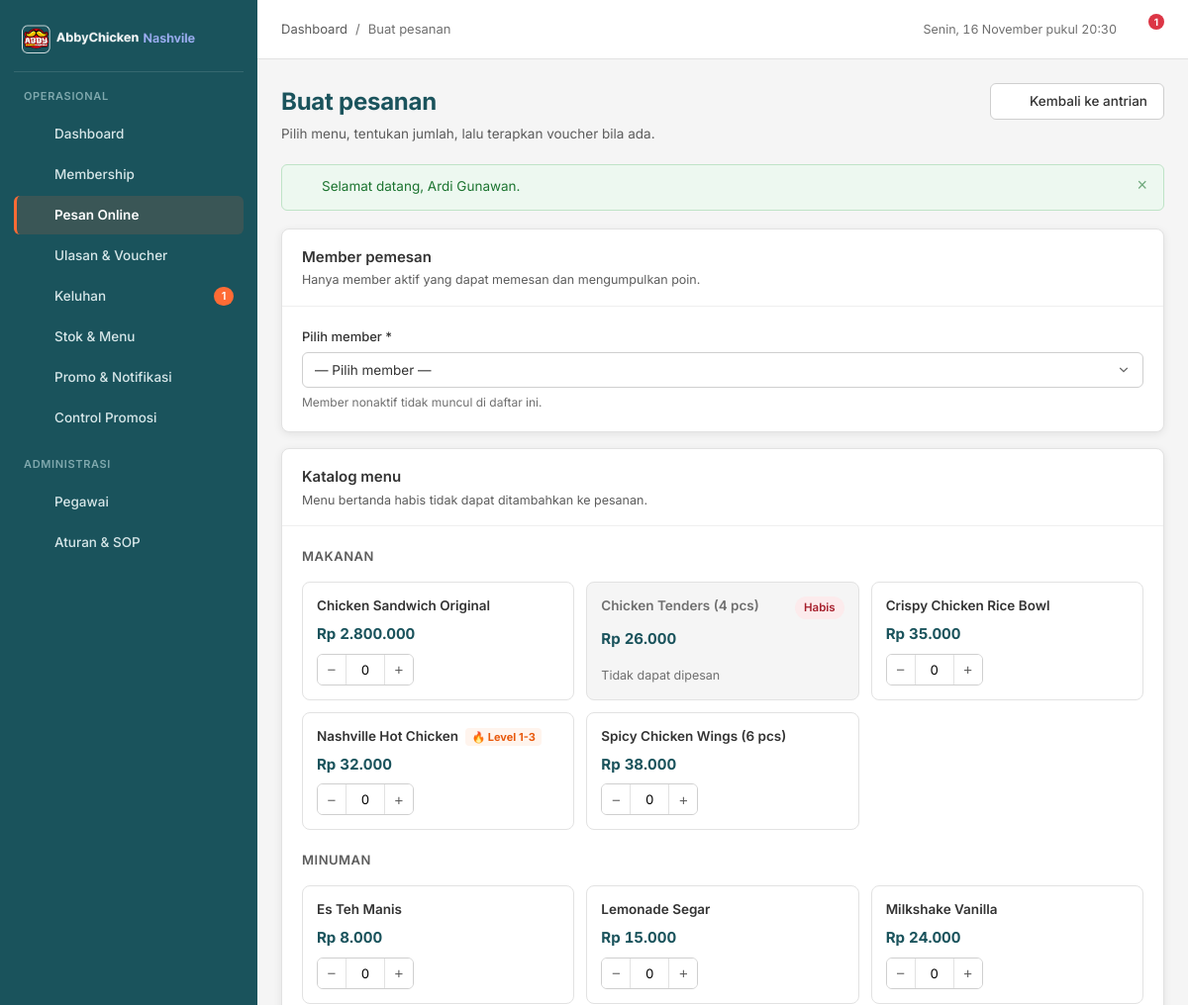
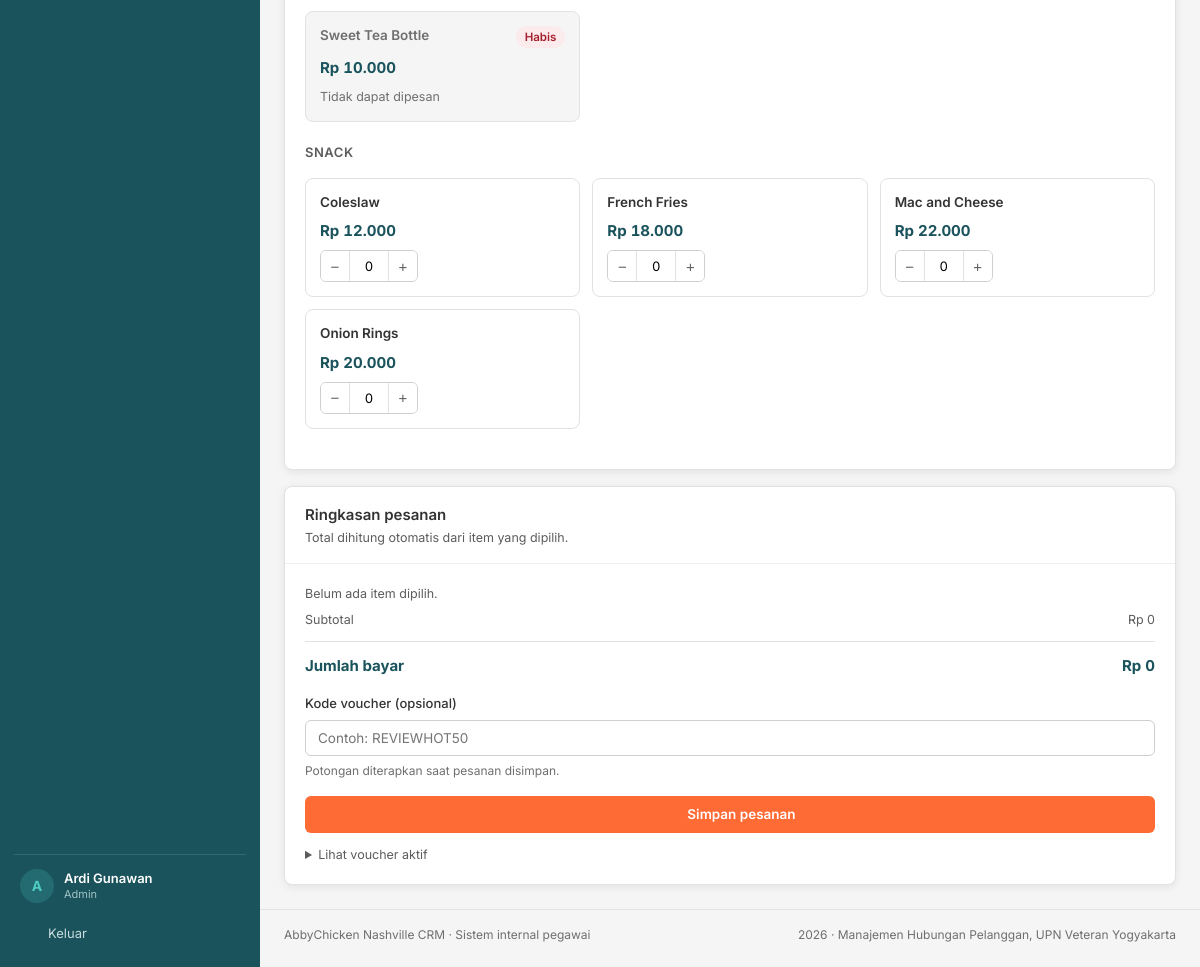
/pages/orders/buat.php (signed in), run on the app's committed database (2 pictures, top to bottom).
### tables this page shows
CREATE TABLE `menu` (
  `menu_id` int(11) NOT NULL AUTO_INCREMENT,
  `name` varchar(100) NOT NULL,
  `kategori` varchar(50) NOT NULL,
  `harga` decimal(10,2) NOT NULL,
  `status_ketersediaan` enum('tersedia','tidak tersedia') NOT NULL DEFAULT 'tersedia',
  `updated_at` timestamp NOT NULL DEFAULT current_timestamp() ON UPDATE current_timestamp(),
  PRIMARY KEY (`menu_id`),
  KEY `idx_menu_kategori` (`kategori`),
  KEY `idx_menu_status` (`status_ketersediaan`)
);

### pages/orders/buat.php (the view, shortened to what this page needs)
<?php
require_once __DIR__ . '/../../config/database.php';
$error = [];
$kode_voucher   = trim($_POST['kode_voucher'] ?? '');
$katalog = [];
$q = mysqli_query($conn, 'SELECT * FROM menu ORDER BY kategori ASC, name ASC');
while ($row = mysqli_fetch_assoc($q)) {
    $katalog[$row['kategori']][] = $row;
}
$page_actions  = '<a class="btn btn--secondary" href="' . e(base_url('pages/orders/index.php')) . '">' . icon('arrow-left', 16) . ' Kembali ke antrian</a>';
require_once __DIR__ . '/../../includes/header.php';
?>
<form method="post" action="" id="formPesanan" novalidate>
  <section class="detail-grid">
    <div class="stack">
      <article class="card">
        <div class="card__head">
          <div>
            <h2>Member pemesan</h2>
            <p>Hanya member aktif yang dapat memesan dan mengumpulkan poin.</p>
          </div>
        </div>
        <div class="card__body">
          <div class="form-grid form-grid--1">
            <div class="field">
              <label for="member_id">Pilih member <span aria-hidden="true">*</span></label>
              <select class="select<?= isset($error['member']) ? ' is-invalid' : '' ?>" id="member_id" name="member_id" required>
                <option value="">— Pilih member —</option>
              </select>
              <?php if (isset($error['member'])): ?>
                <span class="error"><?= e($error['member']) ?></span>
              <?php else: ?>
                <span class="hint">Member nonaktif tidak muncul di daftar ini.</span>
              <?php endif; ?>
            </div>
          </div>
        </div>
      </article>
      <article class="card">
        <div class="card__head">
          <div>
            <h2>Katalog menu</h2>
            <p>Menu bertanda habis tidak dapat ditambahkan ke pesanan.</p>
          </div>
        </div>
        <div class="card__body">
          <?php foreach ($katalog as $kategori => $daftar): ?>
            <div class="mb-20">
              <h3 class="mb-16" style="font-size:13px;text-transform:uppercase;letter-spacing:.04em;color:var(--gray-600)">
                <?= e($kategori) ?>
              </h3>
              <div class="menu-catalog">
                <?php foreach ($daftar as $m): ?>
                  <?php
                  $habis = $m['status_ketersediaan'] !== 'tersedia';
                  $is_hot = (stripos($m['name'], 'hot') !== false);
                  ?>
                  <div class="menu-card<?= $habis ? ' is-unavailable' : '' ?>" data-menu-id="<?= (int) $m['menu_id'] ?>" data-is-hot="<?= $is_hot ? '1' : '0' ?>">
                    <div class="menu-card__top">
                      <span class="menu-card__name">
                        <?= e($m['name']) ?>
                        <?php if ($is_hot): ?>
                          <span style="font-size:11px;background:#FFF4ED;color:#E8590C;padding:2px 6px;border-radius:4px;font-weight:700;margin-left:4px;">🔥 Level 1-3</span>
                        <?php endif; ?>
                      </span>
                      <?= $habis ? '<span class="badge badge--danger">Habis</span>' : '' ?>
                    </div>
                    <p class="menu-card__price"><?= e(rupiah($m['harga'])) ?></p>
                    <div class="menu-card__foot">
                      <?php if ($habis): ?>
                        <span class="text-small">Tidak dapat dipesan</span>
                      <?php else: ?>
                        <div class="qty">
                          <button type="button" data-step="down" aria-label="Kurangi <?= e($m['name']) ?>">&minus;</button>
                          <input type="number" name="jumlah[<?= (int) $m['menu_id'] ?>]"
                                 data-menu-id="<?= (int) $m['menu_id'] ?>"
                                 data-harga="<?= (float) $m['harga'] ?>"
                                 data-nama="<?= e($m['name']) ?>"
                                 data-is-hot="<?= $is_hot ? '1' : '0' ?>"
                                 value="<?= (int) ($_POST['jumlah'][$m['menu_id']] ?? 0) ?>"
                                 min="0" max="50" step="1"
                                 aria-label="Jumlah <?= e($m['name']) ?>"
                                 <?= $is_hot ? 'readonly style="cursor:pointer;"' : '' ?>>
                          <button type="button" data-step="up" aria-label="Tambah <?= e($m['name']) ?>">+</button>
                        </div>
                      <?php endif; ?>
                    </div>
                  </div>
                <?php endforeach; ?>
              </div>
            </div>
          <?php endforeach; ?>
        </div>
      </article>
    </div>
    <aside class="summary">
      <article class="card">
        <div class="card__head">
          <div>
            <h2>Ringkasan pesanan</h2>
            <p>Total dihitung otomatis dari item yang dipilih.</p>
          </div>
        </div>
        <div class="card__body">
          <div class="summary__lines" id="ringkasanItem">
          </div>
          <div class="summary__row">
            <span>Subtotal</span>
            <span id="subtotalTeks">Rp 0</span>
          </div>
          <div class="summary__total">
            <span>Jumlah bayar</span>
            <span id="totalTeks">Rp 0</span>
          </div>
          <div class="field mt-16">
            <label for="kode_voucher">Kode voucher (opsional)</label>
            <input class="input<?= isset($error['voucher']) ? ' is-invalid' : '' ?>" type="text" id="kode_voucher" name="kode_voucher"
                   value="<?= e($kode_voucher) ?>" placeholder="Contoh: REVIEWHOT50" autocomplete="off">
            <?php if (isset($error['voucher'])): ?>
              <span class="error"><?= e($error['voucher']) ?></span>
            <?php else: ?>
              <span class="hint">Potongan diterapkan saat pesanan disimpan.</span>
            <?php endif; ?>
          </div>
          <button class="btn btn--primary btn--block mt-16" type="submit" id="btnSimpan"><?= icon('check', 16) ?> Simpan pesanan</button>
          <details class="mt-12">
            <summary class="text-small text-muted" style="cursor:pointer">Lihat voucher aktif</summary>
          </details>
        </div>
      </article>
    </aside>
  </section>
</form>
<?php
require_once __DIR__ . '/../../includes/footer.php';
?>

### data on the page
menu: name "Chicken Sandwich Original", harga "Rp 2.800.000", menu_id+harga+name "0"
menu: name "Chicken Tenders (4 pcs)", status_ketersediaan "Habis", harga "Rp 26.000"
menu: name "Crispy Chicken Rice Bowl", harga "Rp 35.000", menu_id+harga+name "0"
menu: name "Nashville Hot Chicken", shows "🔥 Level 1-3", harga "Rp 32.000", menu_id+harga+name "0"
menu: name "Spicy Chicken Wings (6 pcs)", harga "Rp 38.000", menu_id+harga+name "0"
menu: name "Es Teh Manis", harga "Rp 8.000", menu_id+harga+name "0"
menu: name "Lemonade Segar", harga "Rp 15.000", menu_id+harga+name "0"
menu: name "Milkshake Vanilla", harga "Rp 24.000", menu_id+harga+name "0"
menu: name "Sweet Tea Bottle", status_ketersediaan "Habis", harga "Rp 10.000"
menu: name "Coleslaw", harga "Rp 12.000", menu_id+harga+name "0"
menu: name "French Fries", harga "Rp 18.000", menu_id+harga+name "0"
menu: name "Mac and Cheese", harga "Rp 22.000", menu_id+harga+name "0"
menu: name "Onion Rings", harga "Rp 20.000", menu_id+harga+name "0"

### other printed values
$item['label'] "Dashboard"
$item['label'] "Membership"
$item['label'] "Pesan Online"
$item['label'] "Ulasan & Voucher"
$item['label'] "Keluhan"
$tiket_terbuka "1"
$item['label'] "Stok & Menu"
$item['label'] "Promo & Notifikasi"
$item['label'] "Control Promosi"
$item['label'] "Pegawai"
$item['label'] "Aturan & SOP"
mb_substr($nama_pegawai, 0, 1) "A"
$nama_pegawai "Ardi Gunawan"
$role_pegawai "Admin"
$page_title "Buat pesanan"
